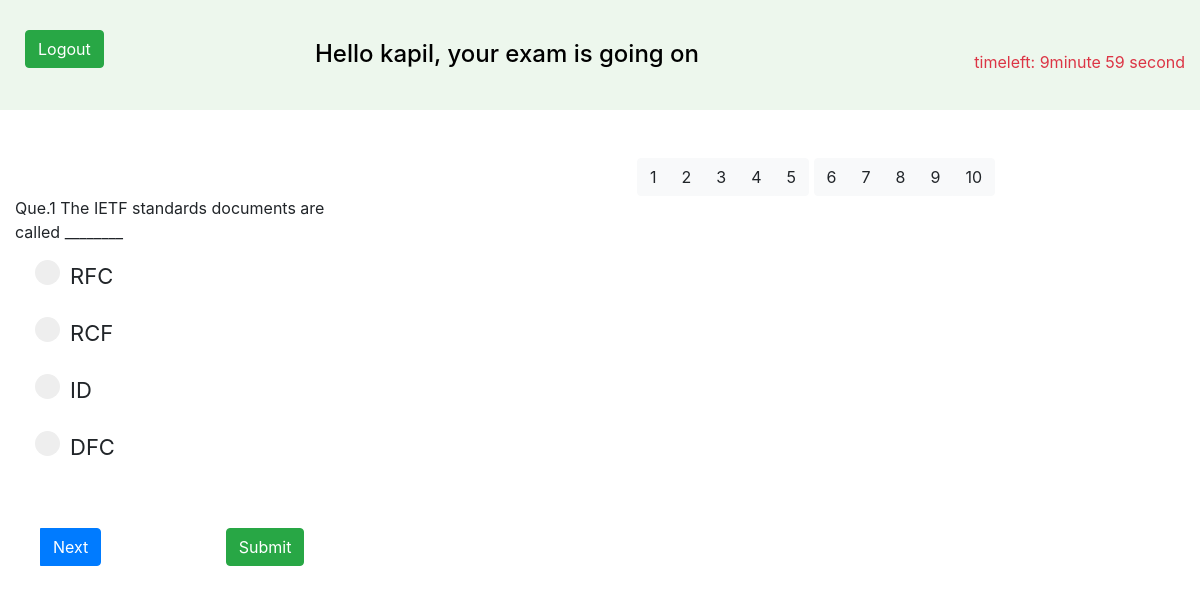
Page /test.php (signed in) on the committed database.
### tables this page shows
CREATE TABLE `question` (
  `id` int(3) NOT NULL,
  `no` int(3) NOT NULL,
  `question` varchar(250) NOT NULL,
  `option1` varchar(250) NOT NULL,
  `option2` varchar(250) NOT NULL,
  `option3` varchar(250) NOT NULL,
  `option4` varchar(250) NOT NULL,
  `answer` int(3) NOT NULL,
  `sub` varchar(250) NOT NULL
);

### test.php (the view, shortened to what this page needs)
<?php
$con=mysqli_connect("localhost","root","","oq") or die("server not found");
$email = $_SESSION['login'];
$q = "select * from regd where email = '$email'";
$res=mysqli_query($con,$q) or die("yoyo query");
while($result=mysqli_fetch_array($res)){
    $sub= $result['sub'];
}
$query="select * from question where sub = '$sub'";
$x=mysqli_query($con,$query) or die("wrong query");
  ?>
<html>
<head>
  <link rel="stylesheet" href="file/bootstrap-4.2.1-dist/css/bootstrap.min.css">
	</head>
<body>
<div class="container-fluid" style="background:rgba(76, 175, 80, 0.1); height:110px;" >
<div class="row">
	<div class="col-3">
		<form method="post" action="logout.php">
<input type="submit" name="logout" class="btn btn-success" style="margin-top: 30px;margin-left: 10px;" value="Logout">	</input>
</form>
	</div>
<div class="col-6">
<h4  style="color:black;padding-top:40px;margin-left: px; "> Hello 	<?php echo $_SESSION['name'];?>, your exam is going on</h4>
</div>
<div class="col-3">
	  <p class="text-danger" id="timeleft" style="text-align:right;color:white;margin-top:50px;">Time Left: 1 minute</p>
	</div>
</div>
</div>
<div class=".container-sm">
<div class="row" style="text-align: right">
<div class="col-10">
<br><br>
	 <div class="btn-group">
    <button type="button" class="btn btn-light" value="1" id="01">1</button>
    <button type="button" class="btn btn-light" value="2" id="02">2</button>
    <button type="button" class="btn btn-light" value="3" id="03">3</button>
    <button type="button" class="btn btn-light" value="4" id="04">4</button>
    <button type="button" class="btn btn-light" value="5" id="05">5</button>
  </div>
 <div class="btn-group">
    <button type="button" class="btn btn-light" value="6" id="06">6</button>
    <button type="button" class="btn btn-light" value="7" id="07">7</button>
    <button type="button" class="btn btn-light" value="8" id="08">8</button>
    <button type="button" class="btn btn-light" value="9" id="09">9</button>
    <button type="button" class="btn btn-light" value="10" id="010">10</button>
  </div>
</div>
<div class="col-4"  style="text-align: left">
<div class="conatiner-xl" >
  <div class="container" >
  	<form method="post" action="result1.php">
      <?php
      while($array=mysqli_fetch_array($x))
      { $qno=$array['no'];
        ?>
        <div id="<?php echo $array['no'];?>">
   <p>Que.<?php echo $array['no']." "; ?><?php echo $array['question'] ?></p></li>
  <div class="form-check">
      <label class="form-check-label container1">
        <input type="radio" class="form-check-input" id="radio1" name='<?php echo "$qno"?>' value="1" ><?php echo $array['option1'];?>
    <span class="checkmark"></span>
      </label>
    </div><br>
    <div class="form-check">
      <label class="form-check-label container1" >
        <input type="radio" class="form-check-input" id="radio2" name='<?php echo "$qno"?>' value="2"><?php echo $array['option2'];?>
      <span class="checkmark"></span>
      </label>
    </div><br>
    <div class="form-check">
      <label class="form-check-label container1">
        <input type="radio" class="form-check-input" name='<?php echo "$qno"?>' value="3"><?php echo $array['option3'];?>
      <span class="checkmark"></span>
      </label>
    </div><br>
      <div class="form-check">
      <label class="form-check-label container1">
        <input type="radio" class="form-check-input" name='<?php echo "$qno"?>' value="4"><?php echo $array['option4'];?>
   <span class="checkmark"></span>
      </label></div>
    </div><?php } ?></div>	<br>
<br>
 <div class="btn-group">
    <button type="button" class="btn btn-primary"  style="margin-left: 40px;" id="next">Next</button>
     </div>
<input type="submit" id="sub" class="btn btn-success" style="margin-left: 120px"; value="Submit" ></button>
</div>
  </div>
</div>
	</body>
</html>

### test.php (style rules this page uses)
.container1 { display: block; position: relative; padding-left: 35px; margin-bottom: 12px; cursor: pointer; font-size: 22px; -webkit-user-select: none; -moz-user-select: none; -ms-user-select: none; user-select: none; }
.checkmark { position: absolute; top: 0; left: 0; height: 25px; width: 25px; background-color: #eee; border-radius: 50%; }
.checkmark:after { content: ""; position: absolute; display: none; }
.container1 .checkmark:after { top: 9px; left: 9px; width: 8px; height: 8px; border-radius: 50%; background: white; }

### rows in the picture
question: no "1", question "The IETF standards documents are called ________", option1 "RFC", option2 "RCF", option3 "ID", option4 "DFC"

### other values in the picture
$_SESSION['name'] "kapil"
